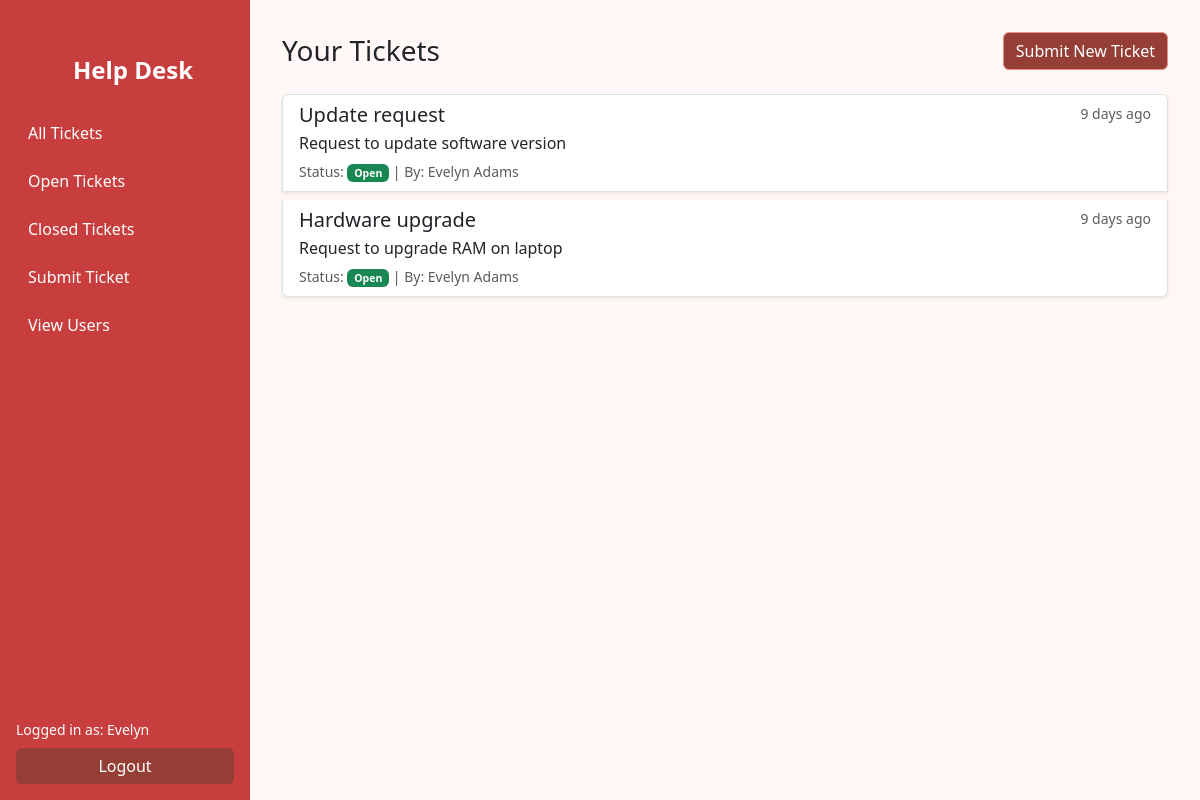
The page /dashboard (signed in) on the database as committed earlier.
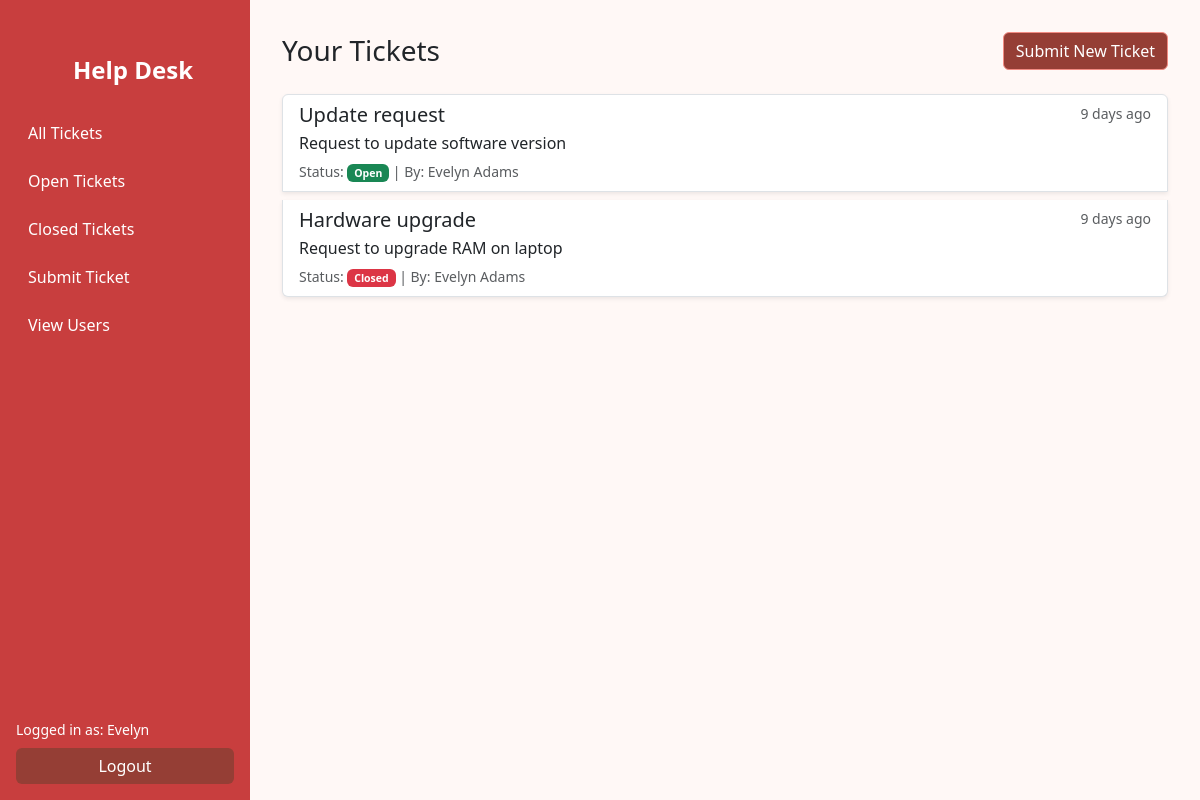
The same page on the database as committed later.
### tables this page shows
CREATE TABLE tickets (
    id INTEGER PRIMARY KEY AUTOINCREMENT,
    title TEXT NOT NULL,
    description TEXT NOT NULL,
    status TEXT DEFAULT 'Open',
    user_id INTEGER,
    created_at TIMESTAMP DEFAULT CURRENT_TIMESTAMP,
    updated_at TIMESTAMP DEFAULT CURRENT_TIMESTAMP,
    FOREIGN KEY (user_id) REFERENCES users(id) ON DELETE CASCADE
);

### app.py (the view)
@app.route('/dashboard')
def dashboard():
    if 'user_id' not in session:
        return redirect(url_for('login'))
    db = get_db()
    user_id = session['user_id']
    role = session['role']
    status = request.args.get('status')
    q = '''
        SELECT t.*, u.first_name || ' ' || u.last_name AS creator_name
        FROM tickets t
        JOIN users u ON t.user_id = u.id
    '''
    params = ()
    if role != 'admin':
        q += ' WHERE t.user_id = ?'
        params = (user_id,)
    if status:
        if 'WHERE' in q:
            q += ' AND t.status = ?'
        else:
            q += ' WHERE t.status = ?'
        params += (status,)
    q += ' ORDER BY t.id DESC'
    tickets = db.execute(q, params).fetchall()
    return render_template('show_tickets.html', tickets=tickets)

### app.py (called while the page is built)
def connect_db():
    rv = sqlite3.connect(app.config['DATABASE'])
    rv.row_factory = sqlite3.Row
    return rv

def get_db():
    if 'sqlite_db' not in g:
        g.sqlite_db = connect_db()
    return g.sqlite_db

@app.template_filter('naturaltime')
def naturaltime_filter(value):
    if not value:
        return ''
    try:
        dt = datetime.strptime(value, '%Y-%m-%d %H:%M:%S')
        return humanize.naturaltime(datetime.utcnow() - dt)
    except Exception:
        return value

### templates/show_tickets.html (shortened to what this page needs)
{% extends 'base_dashboard.html' %}
{% block content %}
<div class="d-flex justify-content-between align-items-center mb-4">
  <h3 class="mb-0">Your Tickets</h3>
  <a href="{{ url_for('submit_ticket') }}" class="btn btn-primary">Submit New Ticket</a>
</div>
<div class="list-group">
  {% for ticket in tickets %}
  <a href="{{ url_for('view_ticket', ticket_id=ticket['id']) }}" class="list-group-item list-group-item-action shadow-sm mb-2">
    <div class="d-flex w-100 justify-content-between">
      <h5 class="mb-1">{{ ticket['title'] }}</h5>
      <small class="text-muted">{{ ticket['created_at'] | naturaltime }}</small>
    </div>
    <p class="mb-1 text-truncate">{{ ticket['description'] }}</p>
    <small class="text-muted">
      Status:
      <span class="badge {{ 'bg-danger' if ticket['status'] == 'Closed' else 'bg-success' }}">
        {{ ticket['status'] }}
      </span>
      | By: {{ ticket['creator_name'] }}
    </small>
  </a>
  {% else %}
  <div class="alert alert-info">No tickets found.</div>
  {% endfor %}
</div>
{% endblock %}

Rows that differ between the two databases and show on the page:
changed tickets "Hardware upgrade": status "Open" → "Closed"
